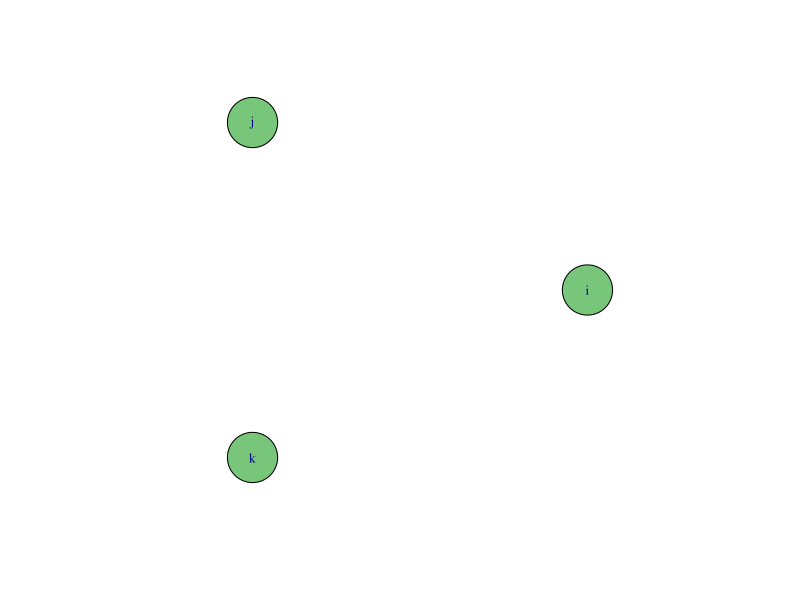
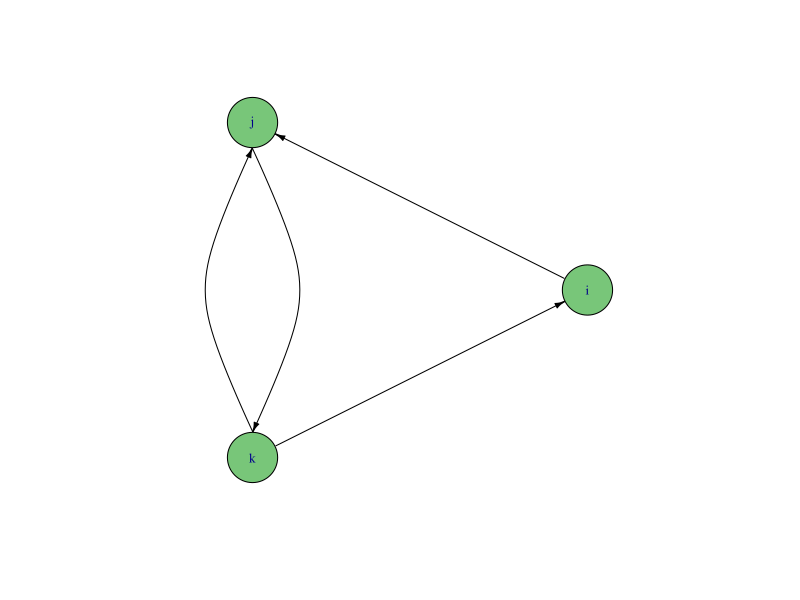
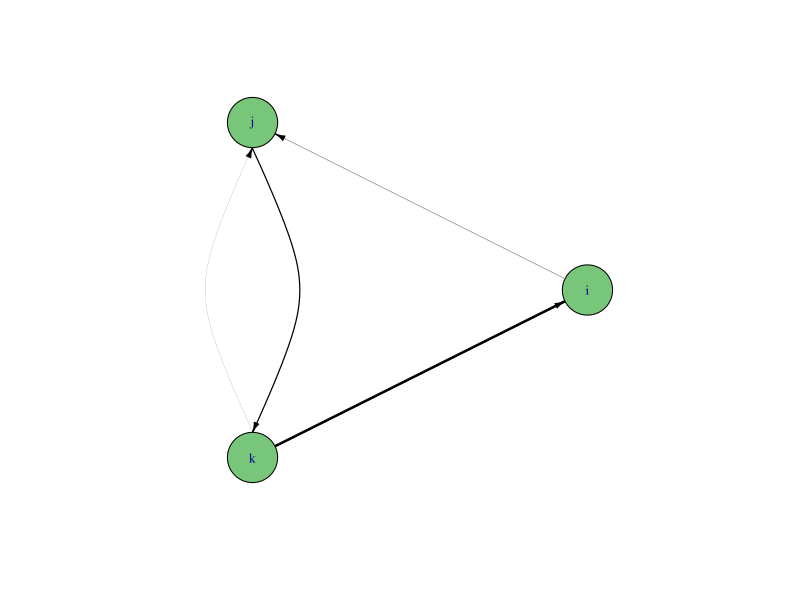
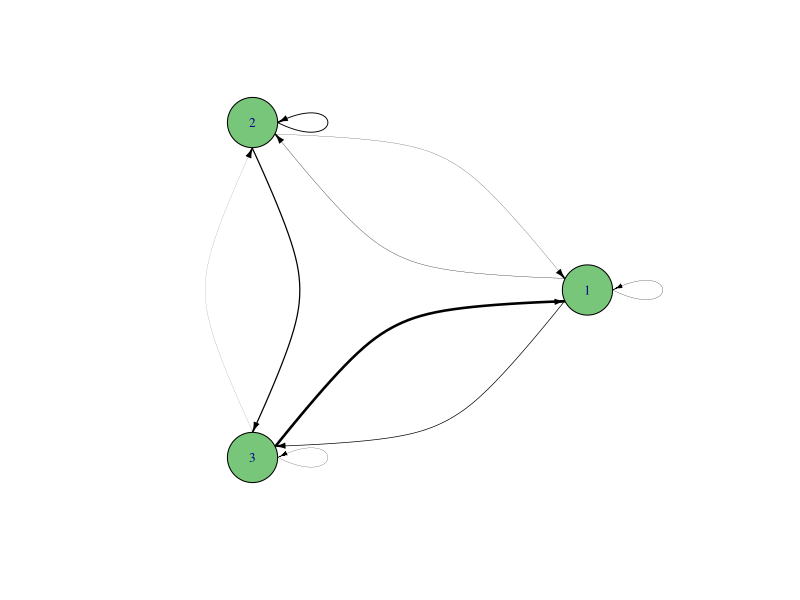
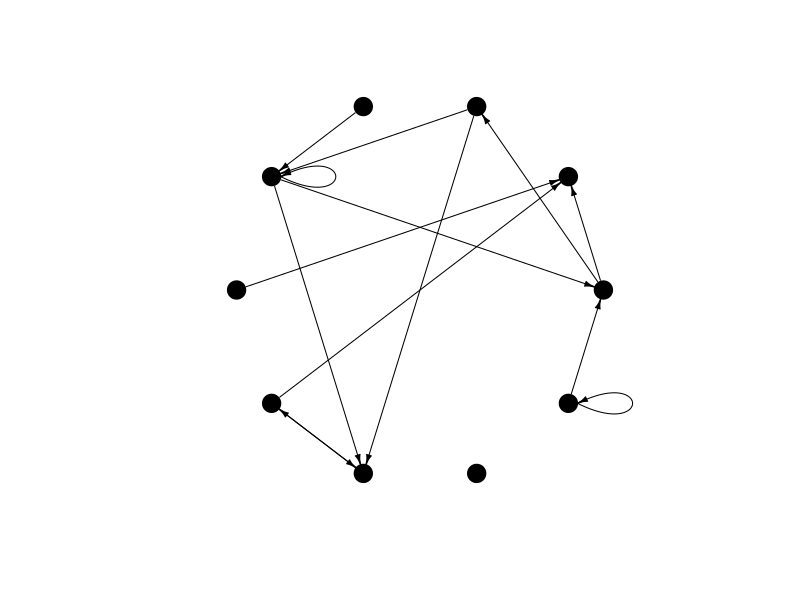
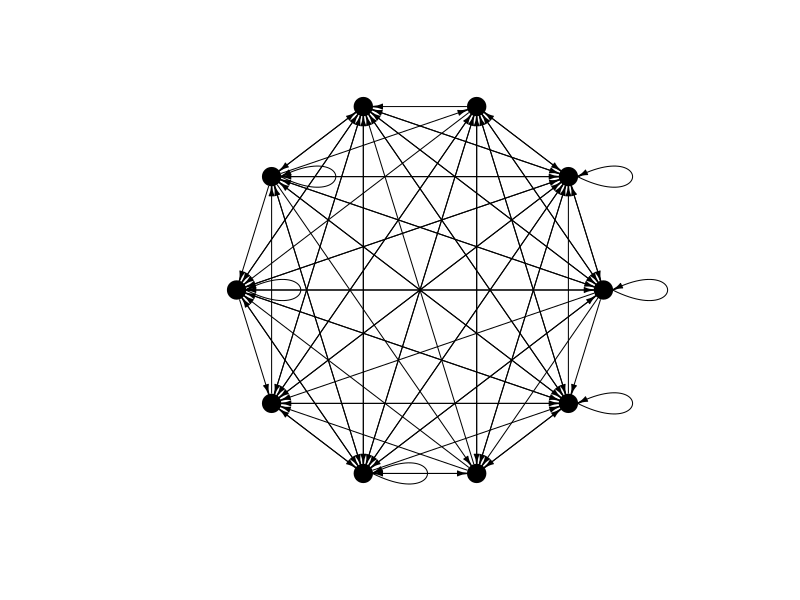
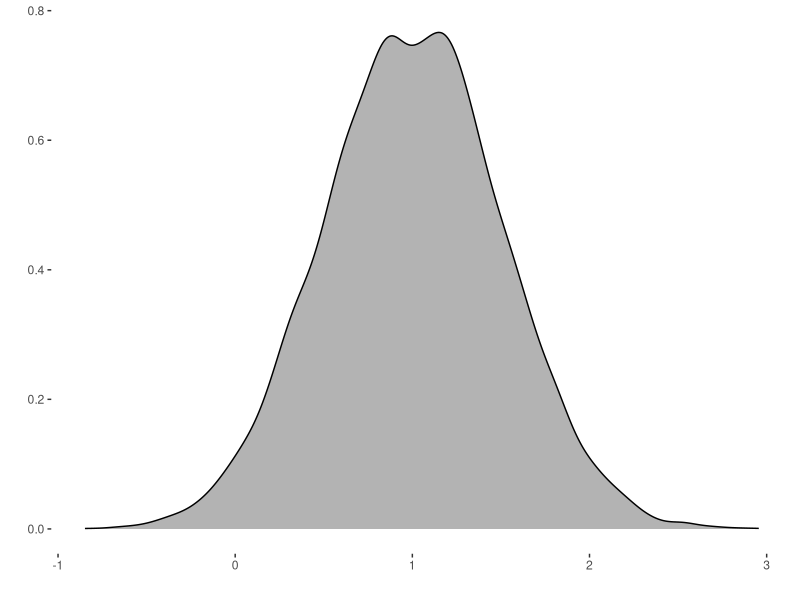
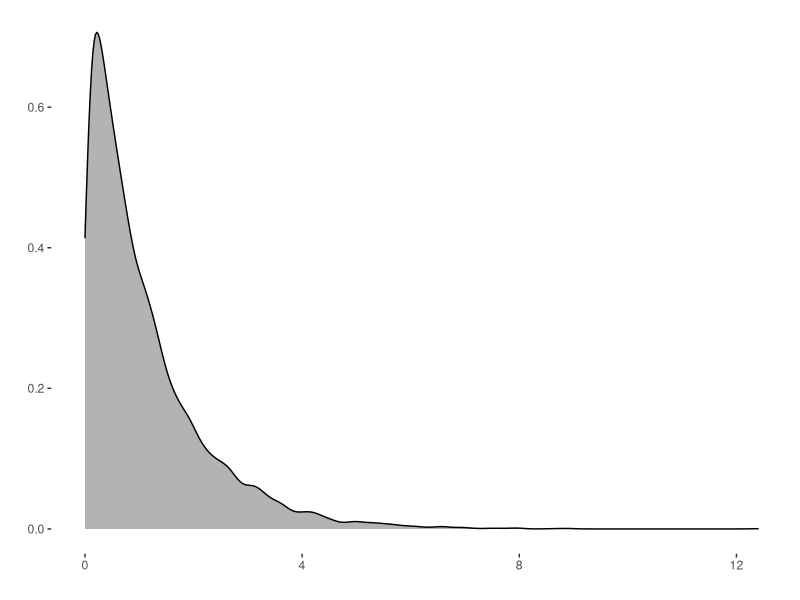

The R source for these figures, in order:
library(igraph)
library(ggplot2)

M <- matrix(c(0, 0, 0, 0, 0, 0, 0, 0, 0), nrow = 3, ncol = 3, byrow = TRUE)
g <- graph.adjacency(M, mode = "directed", weighted = TRUE)

png("NodesOnly.png", width = 4, height = 4, units = 'in', res = 300, bg = "transparent")
plot.igraph(g, vertex.size = 30, vertex.label = c("i", "j", "k"), edge.curved = c(0, 0.5, 0, 0.5), edge.arrow.size = 0.5, 
            edge.arrow.width = 0.8, vertex.color = "#78c679", vertex.label.cex = 0.8, 
            layout = layout_in_circle, edge.color = "black")
dev.off()

M <- matrix(c(0, 1, 0, 0, 0, 1, 1, 1, 0), nrow = 3, ncol = 3, byrow = TRUE)
g <- graph.adjacency(M, mode = "directed", weighted = TRUE)

png("BinaryGraph.png", width = 4, height = 4, units = 'in', res = 300, bg = "transparent")
plot.igraph(g, vertex.size = 30, vertex.label = c("i", "j", "k"), edge.curved = c(0, 0.5, 0, 0.5), edge.arrow.size = 0.5, 
            edge.arrow.width = 0.8, vertex.color = "#78c679", vertex.label.cex = 0.8, 
            layout = layout_in_circle, edge.color = "black")
dev.off()

M <- matrix(c(0, 0.3, 0, 0, 0, 1.2, 2.5, 0.1, 0), nrow = 3, ncol = 3, byrow = TRUE)
g <- graph.adjacency(M, mode = "directed", weighted = TRUE)

png("WeightedGraph.png", width = 4, height = 4, units = 'in', res = 300, bg = "transparent")
plot.igraph(g, vertex.size = 30, vertex.label = c("i", "j", "k"), edge.width = E(g)$weight, edge.curved = c(0, 0.5, 0, 0.5), 
            edge.arrow.size = 0.5, edge.arrow.width = 0.8, vertex.color = "#78c679", vertex.label.cex = 0.8, 
            layout = layout_in_circle, edge.color = "black")
dev.off()


M <- matrix(c(0.25, 0.3, 0.67, 0.2, 0.9, 1.2, 2.5, 0.1, 0.2), nrow = 3, ncol = 3, byrow = TRUE)
g <- graph.adjacency(M, mode = "directed", weighted = TRUE)
png("EmpiricalTest.png", width = 4, height = 4, units = 'in', res = 300, bg = "transparent")
plot.igraph(g, vertex.size = 30, vertex.label = c("1", "2", "3"), edge.width = E(g)$weight, edge.curved = 0.5, 
            edge.arrow.size = 0.5, edge.arrow.width = 0.8, vertex.color = "#78c679", vertex.label.cex = 0.8, 
            layout = layout_in_circle, edge.color = "black")
dev.off()

s <- 10
M <- matrix(rbinom(n = s^2, size = 1, prob = 0.1), nrow = s, ncol = s, byrow = TRUE)
g <- graph.adjacency(M, mode = "directed")
png("LowConnectance.png", width = 4, height = 4, units = 'in', res = 300, bg = "transparent")
plot.igraph(g, vertex.size = 10, vertex.label = NA, edge.arrow.size = 0.5, edge.arrow.width = 0.8, vertex.color = "black", 
            layout = layout_in_circle, edge.color = "black")
dev.off()

M <- matrix(rbinom(n = s^2, size = 1, prob = 0.8), nrow = s, ncol = s, byrow = TRUE)
g <- graph.adjacency(M, mode = "directed")
png("HighConnectance.png", width = 4, height = 4, units = 'in', res = 300, bg = "transparent")
plot.igraph(g, vertex.size = 10, vertex.label = NA, edge.arrow.size = 0.5, edge.arrow.width = 0.8, vertex.color = "black", 
            layout = layout_in_circle, edge.color = "black")
dev.off()


norm <- data.frame(Sample = rnorm(n = 10000, mean = 1, sd = 0.5))
png("Normal.png", width = 4, height = 4, units = 'in', res = 300, bg = "transparent")
ggplot(norm, aes(x = Sample)) + geom_density(fill = "gray70") + labs(x = "", y = "") +
  theme(panel.background = element_rect(fill = "transparent",colour = NA), panel.grid.minor = element_blank(), 
    panel.grid.major = element_blank(), plot.background = element_rect(fill = "transparent",colour = NA))
dev.off()

exp <- data.frame(Sample = rexp(n = 10000, rate = 0.9))
png("Exponential.png", width = 4, height = 4, units = 'in', res = 300, bg = "transparent")
ggplot(exp, aes(x = Sample)) + geom_density(fill = "gray70") + labs(x = "", y = "")+
  theme(panel.background = element_rect(fill = "transparent",colour = NA), panel.grid.minor = element_blank(), 
        panel.grid.major = element_blank(), plot.background = element_rect(fill = "transparent",colour = NA))
dev.off()



